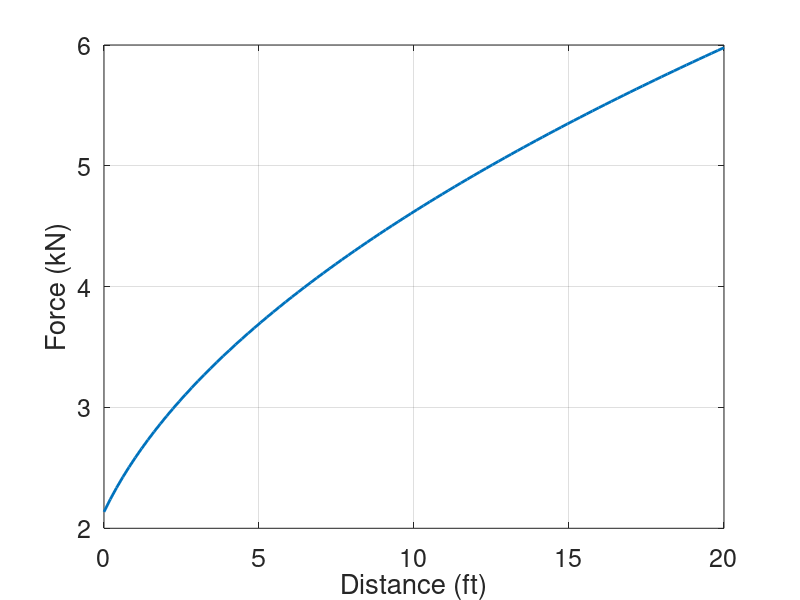

Recreate this plot in MATLAB.
%code to calculate impact force
%based on "The Standard Equation for Impact Force" by R. Goldstone
%also includes reference to "Physics of climbing ropes: impact forces, fall
%factors and rope drag" by Ulrich Leuthausser (v2 14.5.2012)

clear all; close all; clc;

%---inputs---
w=160; %climber weight (lbs)
H=linspace(0,20); %fall distance (ft)
L=50; %amount of rope out (ft)
impForce=7.9; %ropes listed impact force (kilonewtons)
%------------

%determine climber weight (kilonewtons)
wKN = w*4.45/1000; 

%determine rope modulus (kilonewtons)
k = impForce*(impForce - 1.568)/2.791;

%determine fall factor (unitless)
fallFactor = H/L;
if fallFactor > 2
    error('Fall factor cannot be greater than 2!')
end

%calculate max tension (kilonewtons)
T = wKN + (wKN^2 + 2*k*fallFactor*wKN).^0.5;

%conventional addition friction force on top carabiner
%Goldstone quotes value of 5/3~1.67
%Leuthausser quotes a value of 1.46 (see p7)
%here we use 1.5
Tf = T*1.5;

plot(H,Tf,'Linewidth',2); set(gca,'Fontsize',18);
xlabel('Distance (ft)'); ylabel('Force (kN)');
grid on




